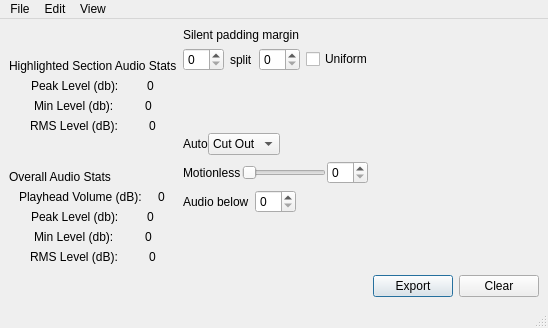
<?xml version="1.0" encoding="UTF-8"?>
<ui version="4.0">
 <class>MainWindow</class>
 <widget class="QMainWindow" name="MainWindow">
  <property name="geometry">
   <rect>
    <x>0</x>
    <y>0</y>
    <width>548</width>
    <height>328</height>
   </rect>
  </property>
  <property name="windowTitle">
   <string>MainWindow</string>
  </property>
  <widget class="QWidget" name="centralwidget">
   <layout class="QHBoxLayout" name="horizontalLayout_13">
    <item>
     <layout class="QVBoxLayout" name="verticalLayout_5">
      <item>
       <layout class="QVBoxLayout" name="verticalLayout_3">
        <item>
         <widget class="QLabel" name="hiAudioLabel">
          <property name="sizePolicy">
           <sizepolicy hsizetype="Fixed" vsizetype="Fixed">
            <horstretch>0</horstretch>
            <verstretch>0</verstretch>
           </sizepolicy>
          </property>
          <property name="text">
           <string>Highlighted Section Audio Stats</string>
          </property>
         </widget>
        </item>
        <item>
         <layout class="QVBoxLayout" name="verticalLayout">
          <item>
           <layout class="QHBoxLayout" name="horizontalLayout">
            <item>
             <widget class="QLabel" name="peakHiLabel">
              <property name="sizePolicy">
               <sizepolicy hsizetype="Fixed" vsizetype="Fixed">
                <horstretch>0</horstretch>
                <verstretch>0</verstretch>
               </sizepolicy>
              </property>
              <property name="text">
               <string>Peak Level (db):</string>
              </property>
             </widget>
            </item>
            <item>
             <widget class="QLabel" name="peak_hi_DBValue">
              <property name="sizePolicy">
               <sizepolicy hsizetype="Fixed" vsizetype="Fixed">
                <horstretch>0</horstretch>
                <verstretch>0</verstretch>
               </sizepolicy>
              </property>
              <property name="text">
               <string>0</string>
              </property>
             </widget>
            </item>
           </layout>
          </item>
          <item>
           <layout class="QHBoxLayout" name="horizontalLayout_2">
            <item>
             <widget class="QLabel" name="minHiLabel">
              <property name="sizePolicy">
               <sizepolicy hsizetype="Fixed" vsizetype="Fixed">
                <horstretch>0</horstretch>
                <verstretch>0</verstretch>
               </sizepolicy>
              </property>
              <property name="text">
               <string>Min Level (db):</string>
              </property>
             </widget>
            </item>
            <item>
             <widget class="QLabel" name="min_hi_DBValue">
              <property name="sizePolicy">
               <sizepolicy hsizetype="Fixed" vsizetype="Fixed">
                <horstretch>0</horstretch>
                <verstretch>0</verstretch>
               </sizepolicy>
              </property>
              <property name="text">
               <string>0</string>
              </property>
             </widget>
            </item>
           </layout>
          </item>
          <item>
           <layout class="QHBoxLayout" name="horizontalLayout_3">
            <item>
             <widget class="QLabel" name="rmsHiLabel">
              <property name="sizePolicy">
               <sizepolicy hsizetype="Fixed" vsizetype="Fixed">
                <horstretch>0</horstretch>
                <verstretch>0</verstretch>
               </sizepolicy>
              </property>
              <property name="text">
               <string>RMS Level (dB): </string>
              </property>
             </widget>
            </item>
            <item>
             <widget class="QLabel" name="rms_hi_DBValue">
              <property name="sizePolicy">
               <sizepolicy hsizetype="Fixed" vsizetype="Fixed">
                <horstretch>0</horstretch>
                <verstretch>0</verstretch>
               </sizepolicy>
              </property>
              <property name="text">
               <string>0</string>
              </property>
             </widget>
            </item>
           </layout>
          </item>
         </layout>
        </item>
       </layout>
      </item>
      <item>
       <layout class="QVBoxLayout" name="verticalLayout_4">
        <item>
         <widget class="QLabel" name="audioLabel">
          <property name="sizePolicy">
           <sizepolicy hsizetype="Fixed" vsizetype="Fixed">
            <horstretch>0</horstretch>
            <verstretch>0</verstretch>
           </sizepolicy>
          </property>
          <property name="text">
           <string>Overall Audio Stats</string>
          </property>
         </widget>
        </item>
        <item>
         <layout class="QHBoxLayout" name="horizontalLayout_7">
          <item>
           <widget class="QLabel" name="playheadVolumeLabel">
            <property name="sizePolicy">
             <sizepolicy hsizetype="Fixed" vsizetype="Fixed">
              <horstretch>0</horstretch>
              <verstretch>0</verstretch>
             </sizepolicy>
            </property>
            <property name="text">
             <string>Playhead Volume (dB):</string>
            </property>
           </widget>
          </item>
          <item>
           <widget class="QLabel" name="playhead_DBValue">
            <property name="sizePolicy">
             <sizepolicy hsizetype="Fixed" vsizetype="Fixed">
              <horstretch>0</horstretch>
              <verstretch>0</verstretch>
             </sizepolicy>
            </property>
            <property name="text">
             <string>0</string>
            </property>
           </widget>
          </item>
         </layout>
        </item>
        <item>
         <layout class="QVBoxLayout" name="verticalLayout_2">
          <item>
           <layout class="QHBoxLayout" name="horizontalLayout_4">
            <item>
             <widget class="QLabel" name="peakLabel">
              <property name="sizePolicy">
               <sizepolicy hsizetype="Fixed" vsizetype="Fixed">
                <horstretch>0</horstretch>
                <verstretch>0</verstretch>
               </sizepolicy>
              </property>
              <property name="text">
               <string>Peak Level (db):</string>
              </property>
             </widget>
            </item>
            <item>
             <widget class="QLabel" name="peak_DBValue">
              <property name="sizePolicy">
               <sizepolicy hsizetype="Fixed" vsizetype="Fixed">
                <horstretch>0</horstretch>
                <verstretch>0</verstretch>
               </sizepolicy>
              </property>
              <property name="text">
               <string>0</string>
              </property>
             </widget>
            </item>
           </layout>
          </item>
          <item>
           <layout class="QHBoxLayout" name="horizontalLayout_5">
            <item>
             <widget class="QLabel" name="minLabel">
              <property name="sizePolicy">
               <sizepolicy hsizetype="Fixed" vsizetype="Fixed">
                <horstretch>0</horstretch>
                <verstretch>0</verstretch>
               </sizepolicy>
              </property>
              <property name="text">
               <string>Min Level (db):</string>
              </property>
             </widget>
            </item>
            <item>
             <widget class="QLabel" name="min_DBValue">
              <property name="sizePolicy">
               <sizepolicy hsizetype="Fixed" vsizetype="Fixed">
                <horstretch>0</horstretch>
                <verstretch>0</verstretch>
               </sizepolicy>
              </property>
              <property name="text">
               <string>0</string>
              </property>
             </widget>
            </item>
           </layout>
          </item>
          <item>
           <layout class="QHBoxLayout" name="horizontalLayout_6">
            <item>
             <widget class="QLabel" name="rmsLabel">
              <property name="sizePolicy">
               <sizepolicy hsizetype="Fixed" vsizetype="Fixed">
                <horstretch>0</horstretch>
                <verstretch>0</verstretch>
               </sizepolicy>
              </property>
              <property name="text">
               <string>RMS Level (dB): </string>
              </property>
             </widget>
            </item>
            <item>
             <widget class="QLabel" name="rms_DBValue">
              <property name="sizePolicy">
               <sizepolicy hsizetype="Fixed" vsizetype="Fixed">
                <horstretch>0</horstretch>
                <verstretch>0</verstretch>
               </sizepolicy>
              </property>
              <property name="text">
               <string>0</string>
              </property>
             </widget>
            </item>
           </layout>
          </item>
         </layout>
        </item>
       </layout>
      </item>
     </layout>
    </item>
    <item>
     <layout class="QVBoxLayout" name="verticalLayout_6">
      <item>
       <layout class="QVBoxLayout" name="verticalLayout_7">
        <item>
         <widget class="QLabel" name="silentPadLabel">
          <property name="sizePolicy">
           <sizepolicy hsizetype="Preferred" vsizetype="Preferred">
            <horstretch>0</horstretch>
            <verstretch>0</verstretch>
           </sizepolicy>
          </property>
          <property name="text">
           <string>Silent padding margin </string>
          </property>
         </widget>
        </item>
        <item>
         <layout class="QHBoxLayout" name="horizontalLayout_8">
          <item>
           <widget class="QSpinBox" name="silentInput1">
            <property name="sizePolicy">
             <sizepolicy hsizetype="Fixed" vsizetype="Fixed">
              <horstretch>0</horstretch>
              <verstretch>0</verstretch>
             </sizepolicy>
            </property>
           </widget>
          </item>
          <item>
           <widget class="QLabel" name="splitLabel">
            <property name="sizePolicy">
             <sizepolicy hsizetype="Maximum" vsizetype="Preferred">
              <horstretch>0</horstretch>
              <verstretch>0</verstretch>
             </sizepolicy>
            </property>
            <property name="text">
             <string>split</string>
            </property>
           </widget>
          </item>
          <item>
           <widget class="QSpinBox" name="silentInput2">
            <property name="sizePolicy">
             <sizepolicy hsizetype="Fixed" vsizetype="Fixed">
              <horstretch>0</horstretch>
              <verstretch>0</verstretch>
             </sizepolicy>
            </property>
           </widget>
          </item>
          <item>
           <widget class="QCheckBox" name="uniform_checkbox">
            <property name="text">
             <string>Uniform</string>
            </property>
           </widget>
          </item>
          <item>
           <spacer name="horizontalSpacer_5">
            <property name="orientation">
             <enum>Qt::Orientation::Horizontal</enum>
            </property>
            <property name="sizeHint" stdset="0">
             <size>
              <width>40</width>
              <height>20</height>
             </size>
            </property>
           </spacer>
          </item>
         </layout>
        </item>
       </layout>
      </item>
      <item>
       <spacer name="verticalSpacer">
        <property name="orientation">
         <enum>Qt::Orientation::Vertical</enum>
        </property>
        <property name="sizeHint" stdset="0">
         <size>
          <width>14</width>
          <height>13</height>
         </size>
        </property>
       </spacer>
      </item>
      <item>
       <layout class="QVBoxLayout" name="verticalLayout_8">
        <property name="sizeConstraint">
         <enum>QLayout::SizeConstraint::SetDefaultConstraint</enum>
        </property>
        <item>
         <layout class="QHBoxLayout" name="horizontalLayout_9">
          <property name="spacing">
           <number>0</number>
          </property>
          <item>
           <widget class="QLabel" name="autoLabel">
            <property name="sizePolicy">
             <sizepolicy hsizetype="Minimum" vsizetype="Preferred">
              <horstretch>0</horstretch>
              <verstretch>0</verstretch>
             </sizepolicy>
            </property>
            <property name="text">
             <string>Auto</string>
            </property>
           </widget>
          </item>
          <item>
           <widget class="QComboBox" name="cutOrSplitInput">
            <property name="sizePolicy">
             <sizepolicy hsizetype="Fixed" vsizetype="Fixed">
              <horstretch>0</horstretch>
              <verstretch>0</verstretch>
             </sizepolicy>
            </property>
            <property name="minimumSize">
             <size>
              <width>0</width>
              <height>0</height>
             </size>
            </property>
            <item>
             <property name="text">
              <string>Cut Out</string>
             </property>
            </item>
            <item>
             <property name="text">
              <string>Split</string>
             </property>
            </item>
           </widget>
          </item>
          <item>
           <spacer name="horizontalSpacer">
            <property name="orientation">
             <enum>Qt::Orientation::Horizontal</enum>
            </property>
            <property name="sizeHint" stdset="0">
             <size>
              <width>40</width>
              <height>20</height>
             </size>
            </property>
           </spacer>
          </item>
         </layout>
        </item>
        <item>
         <layout class="QHBoxLayout" name="horizontalLayout_10">
          <property name="spacing">
           <number>1</number>
          </property>
          <property name="leftMargin">
           <number>0</number>
          </property>
          <item>
           <widget class="QLabel" name="motionlessLabel">
            <property name="sizePolicy">
             <sizepolicy hsizetype="Fixed" vsizetype="Preferred">
              <horstretch>0</horstretch>
              <verstretch>0</verstretch>
             </sizepolicy>
            </property>
            <property name="text">
             <string>Motionless</string>
            </property>
           </widget>
          </item>
          <item>
           <widget class="QSlider" name="motionlessSliderInput">
            <property name="sizePolicy">
             <sizepolicy hsizetype="Fixed" vsizetype="Fixed">
              <horstretch>0</horstretch>
              <verstretch>0</verstretch>
             </sizepolicy>
            </property>
            <property name="orientation">
             <enum>Qt::Orientation::Horizontal</enum>
            </property>
           </widget>
          </item>
          <item>
           <widget class="QSpinBox" name="motionlessPercentInput">
            <property name="sizePolicy">
             <sizepolicy hsizetype="Fixed" vsizetype="Fixed">
              <horstretch>0</horstretch>
              <verstretch>0</verstretch>
             </sizepolicy>
            </property>
           </widget>
          </item>
          <item>
           <spacer name="horizontalSpacer_4">
            <property name="orientation">
             <enum>Qt::Orientation::Horizontal</enum>
            </property>
            <property name="sizeHint" stdset="0">
             <size>
              <width>40</width>
              <height>20</height>
             </size>
            </property>
           </spacer>
          </item>
         </layout>
        </item>
        <item>
         <layout class="QHBoxLayout" name="horizontalLayout_11">
          <item>
           <widget class="QLabel" name="audioCutLabel">
            <property name="text">
             <string>Audio below</string>
            </property>
           </widget>
          </item>
          <item>
           <widget class="QSpinBox" name="audioCutInput"/>
          </item>
          <item>
           <spacer name="horizontalSpacer_2">
            <property name="orientation">
             <enum>Qt::Orientation::Horizontal</enum>
            </property>
            <property name="sizeHint" stdset="0">
             <size>
              <width>40</width>
              <height>20</height>
             </size>
            </property>
           </spacer>
          </item>
         </layout>
        </item>
       </layout>
      </item>
      <item>
       <spacer name="verticalSpacer_2">
        <property name="orientation">
         <enum>Qt::Orientation::Vertical</enum>
        </property>
        <property name="sizeHint" stdset="0">
         <size>
          <width>14</width>
          <height>13</height>
         </size>
        </property>
       </spacer>
      </item>
      <item>
       <layout class="QHBoxLayout" name="horizontalLayout_12">
        <item>
         <spacer name="horizontalSpacer_3">
          <property name="orientation">
           <enum>Qt::Orientation::Horizontal</enum>
          </property>
          <property name="sizeType">
           <enum>QSizePolicy::Policy::Expanding</enum>
          </property>
          <property name="sizeHint" stdset="0">
           <size>
            <width>91</width>
            <height>20</height>
           </size>
          </property>
         </spacer>
        </item>
        <item>
         <widget class="QPushButton" name="exportButton">
          <property name="sizePolicy">
           <sizepolicy hsizetype="Minimum" vsizetype="Fixed">
            <horstretch>0</horstretch>
            <verstretch>0</verstretch>
           </sizepolicy>
          </property>
          <property name="text">
           <string>Export</string>
          </property>
          <property name="default">
           <bool>true</bool>
          </property>
         </widget>
        </item>
        <item>
         <widget class="QPushButton" name="clearButton">
          <property name="text">
           <string>Clear</string>
          </property>
          <property name="autoDefault">
           <bool>false</bool>
          </property>
          <property name="default">
           <bool>false</bool>
          </property>
          <property name="flat">
           <bool>false</bool>
          </property>
         </widget>
        </item>
       </layout>
      </item>
     </layout>
    </item>
   </layout>
  </widget>
  <widget class="QMenuBar" name="menubar">
   <property name="geometry">
    <rect>
     <x>0</x>
     <y>0</y>
     <width>548</width>
     <height>33</height>
    </rect>
   </property>
   <widget class="QMenu" name="menuFile">
    <property name="title">
     <string>File</string>
    </property>
   </widget>
   <widget class="QMenu" name="menuEdit">
    <property name="title">
     <string>Edit</string>
    </property>
   </widget>
   <widget class="QMenu" name="menuView">
    <property name="title">
     <string>View</string>
    </property>
   </widget>
   <addaction name="menuFile"/>
   <addaction name="menuEdit"/>
   <addaction name="menuView"/>
  </widget>
  <widget class="QStatusBar" name="statusbar"/>
 </widget>
 <resources/>
 <connections/>
</ui>
